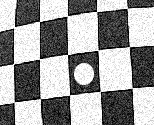
#> input picture FeatureExtraction/images/karo.png, 154 x 125 px
$ jupyter execute presentation.ipynb
#> lines starting #> are read from the running program, lines starting #| are printed output that depends on the picture
[cell 1]
import math
import itertools
from ipywidgets import interact, IntSlider
import numpy as np
import scipy
from PIL import Image
import matplotlib.pyplot as plt
from matplotlib.patches import Rectangle

[cell 2]
def load_image(file_path: str) -> np.ndarray:
#> called with file_path = 'images/karo.png'
    pil_image = Image.open(file_path)
#> pil_image is the input picture: PIL image 154x125 P; min 0, max 255, mean 152.5
    return np.array(pil_image)

[cell 3]
def to_grayscale(img: np.ndarray) -> np.ndarray:
    return np.array(Image.fromarray(img).convert('L'), dtype=float)

# Load Image

[cell 4]
path = 'images/karo.png'

# Load Image into memory
image = load_image(path)

# Convert Grayscale values to Float
image = image.astype(float)

plt.imshow(image, cmap='gray')
plt.title('Image')
plt.show()

# Compute Gradients

[cell 5]
gradientX = np.array([[-1, 0, 1],
                      [-2, 0, 2],
                      [-1, 0, 1]])
gradientY = np.array([[-1, -2, -1],
                      [0,  0,  0],
                      [1,  2,  1]])

[cell 6]
window_size = 7

Ix = scipy.ndimage.correlate(image, gradientX)
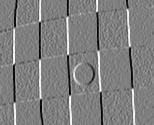
#> Ix: shape (125, 154) float64; min -1020, max 1020, mean 0.3; drawn with min black and max white
Iy = scipy.ndimage.correlate(image, gradientY)
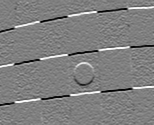
#> Iy: shape (125, 154) float64; min -1020, max 1020, mean -0.1; drawn with min black and max white
I = np.sqrt(Ix**2 + Iy**2)
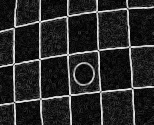
#> I: shape (125, 154) float64; min 0, max 1108.5, mean 179.7; drawn with min black and max white

n = np.ones((window_size, window_size))

Axx = scipy.ndimage.correlate(Ix**2, n)
Axy = scipy.ndimage.correlate(Ix*Iy, n)
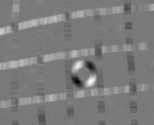
#> Axy: shape (125, 154) float64; min -4066935, max 4437499, mean 103864.5; drawn with min black and max white
Ayy = scipy.ndimage.correlate(Iy**2, n)
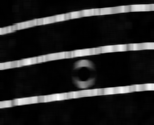
#> Ayy: shape (125, 154) float64; min 32899, max 13205458, mean 1964068.3; drawn with min black and max white

b = -Axx - Ayy
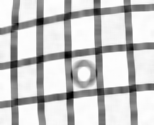
#> b: shape (125, 154) float64; min -19845658, max -71530, mean -4508289.5; drawn with min black and max white
c = Axx*Ayy-Axy**2
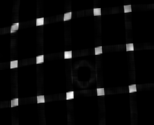
#> c: shape (125, 154) float64; min 1.21e+09, max 9.84e+13, mean 3.81e+12; drawn with min black and max white
D = b**2-4*c
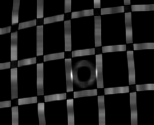
#> D: shape (125, 154) float64; min 582352, max 2.91e+14, mean 3.05e+13; drawn with min black and max white

eigenvalue_l1 = (-b + np.sqrt(D))/2
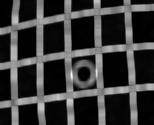
#> eigenvalue_l1: shape (125, 154) float64; min 40774.8, max 17388202.7, mean 3980525.1; drawn with min black and max white
eigenvalue_l2 = (-b-np.sqrt(D))/2

[cell 7]
fig, (ax1, ax2, ax3) = plt.subplots(1, 3, figsize=(15, 5))

ax1.imshow(Ix, cmap='gray')
ax1.set_title('GradientX')

ax2.imshow(Iy, cmap='gray')
ax2.set_title('GradientY')

ax3.imshow(I, cmap='gray')
ax3.set_title('sqrt(GradientX^2 + GradientY^2)')

plt.show()
#> the sliders are set to pos_x = 3, pos_y = 3

# Interactive Gradient-PCA-Analysis

[cell 8]
def calculate_window_start_and_end(x_pos, y_pos, window_size):
#> called with x_pos = 3, y_pos = 3, window_size = 7
    if window_size % 2 == 0:
        raise Exception('Window Size has to be an odd number')

    start_y = max(0, y_pos - (window_size - 1) // 2)
    end_y = min(image.shape[0], y_pos + (window_size - 1) // 2 + 1)
#> end_y = 7
    start_x = max(0, x_pos - (window_size - 1) // 2)
    end_x = min(image.shape[1], x_pos + (window_size - 1) // 2 + 1)
#> end_x = 7

    return start_x, end_x, start_y, end_y

[cell 9]
def update_plots(pos_x, pos_y):
    start_x, end_x, start_y, end_y = calculate_window_start_and_end(pos_x, pos_y, window_size)
#> start_x = 0; end_x = 7; start_y = 0; end_y = 7

    fig, ((ax1, ax2), (ax3, ax4)) = plt.subplots(2, 2, figsize=(10, 10))

    # Plot Image with Rectangle
    ax1.imshow(image, cmap='gray')
    rect = Rectangle((start_x, start_y), window_size, window_size, linewidth=2, edgecolor='r', facecolor='none')
    ax1.add_patch(rect)
    ax1.set_title('Image')

    # Plot zoomed Image
    ax2.imshow(image[start_y:end_y, start_x:end_x], cmap='gray')
    ax2.set_title('Image-Zoom')

    # Plot Gradient including the Vectors
    ax3.imshow(I[start_y:end_y, start_x:end_x], cmap='gray')
    ax3.set_title('Gradient-Zoom')
    for y, x in itertools.product(range(start_y, end_y), range(start_x, end_x)):
        start_point = (y - start_y, x - start_x)

        Ix_value = Ix[y, x]
        Iy_value = Iy[y, x]

        vector = (Iy_value, Ix_value)

        # Calculate the end point of the arrow
        end_point = (start_point[0] + 1/500 * vector[0], start_point[1] + 1/500 * vector[1])
        # Draw the arrow
        ax3.arrow(start_point[1], start_point[0], end_point[1] - start_point[1], end_point[0] - start_point[0], color='red', head_width=0.2, head_length=0.2)
#> this loop made 49 passes
#> (Ix_value, Iy_value, vector, end_point) on passes 1, 2, 3, 4, 5, 6, 7, 8, 9, 10, 12, 13: (72, 4, (4, 72), (0.008, 0.144)), (-43, 25, (25, -43), (0.05, 0.914)), (-19, 43, (43, -19), (0.086, 1.96)), (126, -18, (-18, 126), (-0.036, 3.25)), (-24, -12, (-12, -24), (-0.024, 3.95)), (-36, 48, (48, -36), (0.096, 4.93)), (54, 42, (42, 54), (0.084, 6.11)), (34, 66, (66, 34), (1.13, 0.068)), (14, 64, (64, 14), (1.13, 1.03)), (-38, 84, (84, -38), (1.17, 1.92)), (42, -100, (-100, 42), (0.8, 4.08)), (31, -27, (-27, 31), (0.946, 5.06))
#> (Ix_value, Iy_value, end_point) on passes 11, 34: (-17, -17, (0.966, 2.97)), (5, 5, (4.01, 5.01))

    # Plot Scatter Plot
    eigenvector_l1 = np.array([Axy[pos_y, pos_x], eigenvalue_l1[pos_y, pos_x] - Axx[pos_y, pos_x]])
#> eigenvector_l1 = [-32470, 34349.4]
    eigenvector_l2 = np.array([Axy[pos_y, pos_x], eigenvalue_l2[pos_y, pos_x] - Axx[pos_y, pos_x]])
#> eigenvector_l2 = [-32470, -30693.4]

    # Normalize eigenvectors
    eigenvector_l1 /= np.linalg.norm(eigenvector_l1)
#> eigenvector_l1 = [-0.687, 0.727]
    eigenvector_l2 /= np.linalg.norm(eigenvector_l2)
#> eigenvector_l2 = [-0.727, -0.687]

    scatter_x, scatter_y = [], []
    for y, x in itertools.product(range(start_y, end_y), range(start_x, end_x)):
        scatter_x.append(Ix[y, x])
        scatter_y.append(Iy[y, x])
#> after the loop, scatter_x = 49 values, max 126 at index 3, min -118 at index 17, mean 2.69; scatter_y = 49 values, max 118 at index 25, min -115 at index 39, mean 2.04

    ax4.scatter(scatter_x, scatter_y, alpha=0.3)
    ax4.set_xlim(-1100, 1100)
    ax4.set_ylim(-1100, 1100)
    ax4.grid(True)
    ax4.set_title('PCA-Scatter-Plot')
    ax4.axhline(0, color='black', linewidth=1)
    ax4.axvline(0, color='black', linewidth=1)
    ax4.arrow(0, 0, eigenvector_l1[0] * eigenvalue_l1[pos_y, pos_x] * 0.0001, eigenvector_l1[1] * eigenvalue_l1[pos_y, pos_x] * 0.0001,
              head_width=30, head_length=30, color='r', label='Eigenvector for l1')
    ax4.arrow(0, 0, eigenvector_l2[0] * eigenvalue_l2[pos_y, pos_x] * 0.0001, eigenvector_l2[1] * eigenvalue_l2[pos_y, pos_x] * 0.0001,
              head_width=30, head_length=30, color='orange', label='Eigenvector for l2')

    plt.show()
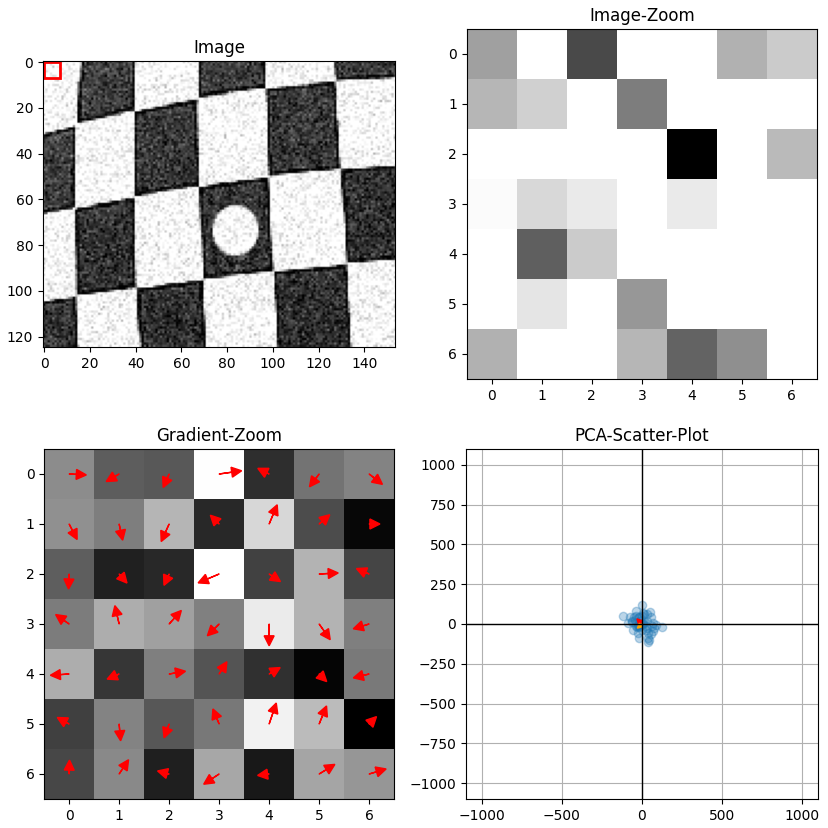
#> figure drawn by matplotlib, 4 panels

x_pos_slider = IntSlider(value=window_size//2, min=window_size//2, max=image.shape[1]-window_size//2, step=1, description='X')
y_pos_slider = IntSlider(value=window_size//2, min=window_size//2, max=image.shape[0]-window_size//2, step=1, description='Y')

interact(update_plots, pos_x=x_pos_slider, pos_y=y_pos_slider)

# Plot Lambda-2 Eigenvalue

### Lambda-2 Wert bereits sehr aussagekräftig. Lambda-1 muss gar nicht miteinbezogen werden

[cell 10]
fig, (ax1, ax2) = plt.subplots(1, 2, figsize=(10, 5))

ax1.imshow(image, cmap='gray')
ax1.set_title('Image')

ax2.imshow(eigenvalue_l2, cmap='gray')
ax2.set_title('Lambda-2 Eigenvalue (Corners)')

plt.show()
